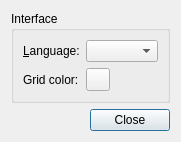
<?xml version="1.0" encoding="UTF-8"?>
<ui version="4.0">
 <class>PreferencesDialog</class>
 <widget class="QDialog" name="PreferencesDialog">
  <property name="geometry">
   <rect>
    <x>0</x>
    <y>0</y>
    <width>196</width>
    <height>157</height>
   </rect>
  </property>
  <property name="windowTitle">
   <string>Preferences</string>
  </property>
  <layout class="QVBoxLayout" name="verticalLayout">
   <property name="sizeConstraint">
    <enum>QLayout::SetFixedSize</enum>
   </property>
   <item>
    <widget class="QGroupBox" name="groupBox_2">
     <property name="title">
      <string>Interface</string>
     </property>
     <layout class="QGridLayout" name="gridLayout_2">
      <item row="0" column="0">
       <widget class="QLabel" name="label_2">
        <property name="text">
         <string>&amp;Language:</string>
        </property>
        <property name="buddy">
         <cstring>languageCombo</cstring>
        </property>
       </widget>
      </item>
      <item row="2" column="0">
       <widget class="QLabel" name="label_3">
        <property name="text">
         <string>Grid color:</string>
        </property>
        <property name="buddy">
         <cstring>gridColor</cstring>
        </property>
       </widget>
      </item>
      <item row="2" column="1">
       <widget class="Tiled::Internal::ColorButton" name="gridColor"/>
      </item>
      <item row="0" column="2">
       <spacer name="horizontalSpacer_2">
        <property name="orientation">
         <enum>Qt::Horizontal</enum>
        </property>
        <property name="sizeHint" stdset="0">
         <size>
          <width>0</width>
          <height>20</height>
         </size>
        </property>
       </spacer>
      </item>
      <item row="0" column="1">
       <widget class="QComboBox" name="languageCombo"/>
      </item>
     </layout>
    </widget>
   </item>
   <item>
    <spacer name="verticalSpacer">
     <property name="orientation">
      <enum>Qt::Vertical</enum>
     </property>
     <property name="sizeHint" stdset="0">
      <size>
       <width>20</width>
       <height>0</height>
      </size>
     </property>
    </spacer>
   </item>
   <item>
    <widget class="QDialogButtonBox" name="buttonBox">
     <property name="orientation">
      <enum>Qt::Horizontal</enum>
     </property>
     <property name="standardButtons">
      <set>QDialogButtonBox::Close</set>
     </property>
    </widget>
   </item>
  </layout>
 </widget>
 <customwidgets>
  <customwidget>
   <class>Tiled::Internal::ColorButton</class>
   <extends>QToolButton</extends>
   <header location="global">colorbutton.h</header>
  </customwidget>
 </customwidgets>
 <tabstops>
  <tabstop>languageCombo</tabstop>
  <tabstop>gridColor</tabstop>
  <tabstop>buttonBox</tabstop>
 </tabstops>
 <resources/>
 <connections>
  <connection>
   <sender>buttonBox</sender>
   <signal>rejected()</signal>
   <receiver>PreferencesDialog</receiver>
   <slot>reject()</slot>
   <hints>
    <hint type="sourcelabel">
     <x>313</x>
     <y>373</y>
    </hint>
    <hint type="destinationlabel">
     <x>315</x>
     <y>312</y>
    </hint>
   </hints>
  </connection>
 </connections>
</ui>
